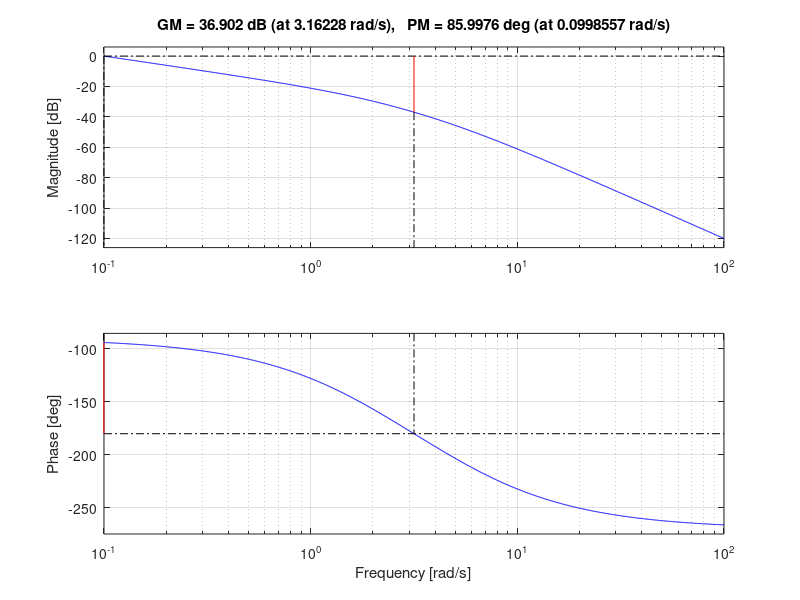

MATLAB code to generate this figure:
clear all
clc
close all

K=1;
%syms s
s = tf('s');
G=(((K)/((s*(s+2)*(s+5)))))

Mp =0.2
Tp =2 
Kv=10
Csi=((-log(Mp)/sqrt(pi^2+ (log(Mp)^2))))

WBw=(((pi)/(Tp*sqrt(1-Csi^2))*(sqrt((1-2*Csi^2)+sqrt(4*Csi^4-4*Csi^2+2)))))
PmGrafico=22.5
PmRequerido= atand(((2*Csi)/(sqrt(-2*Csi^2+sqrt(1+4*Csi^4)))))
Add=20+PmRequerido

FiMax= Add-PmGrafico
Beta= ((1-sind(FiMax))/(1+sind(FiMax)))
FiMax=asind((1-Beta)/(1+Beta))
Mmax=(1/sqrt(Beta))
Fre1=1/Mmax 
Fre2= 20*log(Fre1) %-10.31

Wmax=11.4
T=1/(Wmax*sqrt(Beta))
Zc=1/T
Pc=1/(Beta*T)
Kc=Pc/Zc
%Gc= Kc*((s+Zc)/(s+Pc))

%figure,nyquist(G1)

%sys=tf(G)
figure,bode(G)
margin(G);
%grid
